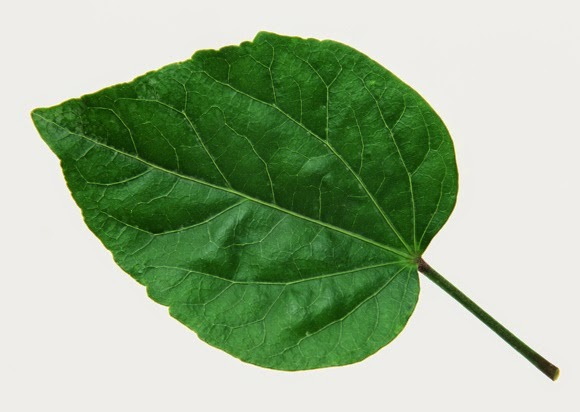
#> input picture Daaun.jpg, 580 x 412 px
$ jupyter execute 'Praktikum 2.1.ipynb'
#> lines starting #> are read from the running program, lines starting #| are printed output that depends on the picture
[cell 1]
import cv2
from matplotlib import pyplot as plt

[cell 2]
img = cv2.imread('Daaun.jpg')
#> img is the input picture: shape (412, 580, 3); mean B, G, R 147.8, 179.7, 157.5

[cell 3]
cv2.imshow('Daaun', img)
cv2.waitKey(0)
cv2.destroyAllWindows()

[cell 4]
gray = cv2.cvtColor(img, cv2.COLOR_BGR2GRAY)
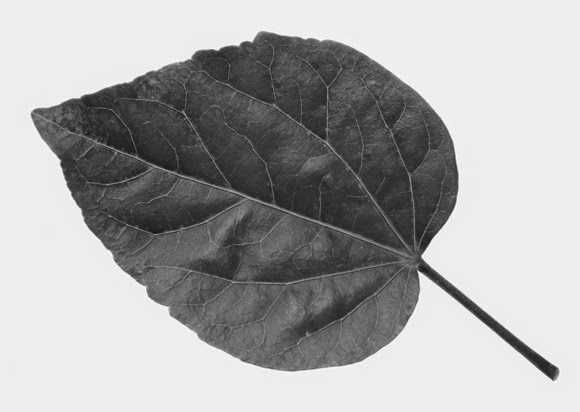
#> gray: shape (412, 580); min 20, max 253, mean 169.5
